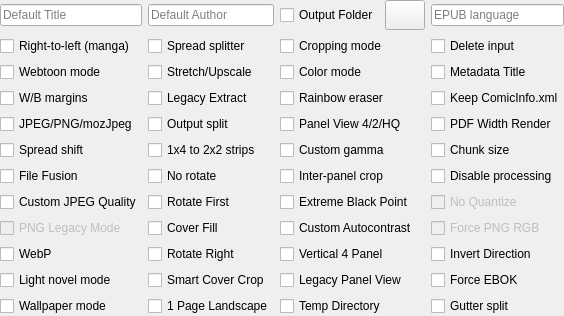
     <widget class="QWidget" name="optionWidget" native="true">
      <layout class="QGridLayout" name="gridLayout_2">
       <property name="leftMargin">
        <number>0</number>
       </property>
       <property name="topMargin">
        <number>0</number>
       </property>
       <property name="rightMargin">
        <number>0</number>
       </property>
       <property name="bottomMargin">
        <number>0</number>
       </property>
       <item row="4" column="2">
        <widget class="QCheckBox" name="qualityBox">
         <property name="toolTip">
          <string>&lt;html&gt;&lt;head/&gt;&lt;body&gt;&lt;p style='white-space:pre'&gt;&lt;span style=&quot; font-weight:600; text-decoration: underline;&quot;&gt;Unchecked - 4 panels&lt;br/&gt;&lt;/span&gt;Zoom each corner separately.&lt;/p&gt;&lt;p style='white-space:pre'&gt;&lt;span style=&quot; font-weight:600; text-decoration: underline;&quot;&gt;Indeterminate - 2 panels&lt;br/&gt;&lt;/span&gt;Zoom only the top and bottom of the page.&lt;/p&gt;&lt;p&gt;&lt;span style=&quot; font-weight:600; text-decoration: underline;&quot;&gt;Checked - 4 high-quality panels&lt;br/&gt;&lt;/span&gt;Zoom each corner separately. Try to increase the quality of magnification. Check wiki for more details.&lt;/p&gt;&lt;/body&gt;&lt;/html&gt;</string>
         </property>
         <property name="text">
          <string>Panel View 4/2/HQ</string>
         </property>
         <property name="tristate">
          <bool>true</bool>
         </property>
        </widget>
       </item>
       <item row="3" column="1">
        <widget class="QCheckBox" name="legacyExtractBox">
         <property name="toolTip">
          <string>Use the PDF/EPUB image extraction method from older KCC versions. 

Use if standard extraction fails for whatever reason.</string>
         </property>
         <property name="text">
          <string>Legacy Extract</string>
         </property>
        </widget>
       </item>
       <item row="4" column="1">
        <widget class="QCheckBox" name="outputSplit">
         <property name="toolTip">
          <string>&lt;html&gt;&lt;head/&gt;&lt;body&gt;&lt;p style='white-space:pre'&gt;&lt;span style=&quot; font-weight:600; text-decoration: underline;&quot;&gt;Unchecked - Automatic mode&lt;br/&gt;&lt;/span&gt;The output will be split automatically.&lt;/p&gt;&lt;p style='white-space:pre'&gt;&lt;span style=&quot; font-weight:600; text-decoration: underline;&quot;&gt;Checked - Volume mode&lt;br/&gt;&lt;/span&gt;Every subdirectory will be considered as a separate volume.&lt;/p&gt;&lt;/body&gt;&lt;/html&gt;</string>
         </property>
         <property name="text">
          <string>Output split</string>
         </property>
        </widget>
       </item>
       <item row="6" column="3">
        <widget class="QCheckBox" name="disableProcessingBox">
         <property name="toolTip">
          <string>&lt;html&gt;&lt;head/&gt;&lt;body&gt;&lt;p style='white-space:pre'&gt;Do not process any image, ignore profile and processing options.&lt;/p&gt;&lt;/body&gt;&lt;/html&gt;</string>
         </property>
         <property name="text">
          <string>Disable processing</string>
         </property>
        </widget>
       </item>
       <item row="2" column="1">
        <widget class="QCheckBox" name="upscaleBox">
         <property name="toolTip">
          <string>&lt;html&gt;&lt;head/&gt;&lt;body&gt;&lt;p&gt;&lt;span style=&quot; font-weight:600; text-decoration: underline;&quot;&gt;Unchecked - Nothing&lt;br/&gt;&lt;/span&gt;Images smaller than device resolution will not be resized.&lt;/p&gt;&lt;p&gt;&lt;span style=&quot; font-weight:600; text-decoration: underline;&quot;&gt;Indeterminate - Stretching&lt;br/&gt;&lt;/span&gt;Images smaller than device resolution will be resized. Aspect ratio will be not preserved.&lt;/p&gt;&lt;p&gt;&lt;span style=&quot; font-weight:600; text-decoration: underline;&quot;&gt;Checked - Upscaling&lt;br/&gt;&lt;/span&gt;Images smaller than device resolution will be resized. Aspect ratio will be preserved.&lt;/p&gt;&lt;/body&gt;&lt;/html&gt;</string>
         </property>
         <property name="text">
          <string>Stretch/Upscale</string>
         </property>
         <property name="tristate">
          <bool>true</bool>
         </property>
        </widget>
       </item>
       <item row="6" column="2">
        <widget class="QCheckBox" name="interPanelCropBox">
         <property name="toolTip">
          <string>&lt;html&gt;&lt;head/&gt;&lt;body&gt;&lt;p&gt;&lt;span style=&quot; font-weight:600; text-decoration: underline;&quot;&gt;Unchecked - Disabled&lt;br/&gt;&lt;/span&gt;Disabled&lt;/p&gt;&lt;p&gt;&lt;span style=&quot; font-weight:600; text-decoration: underline;&quot;&gt;Indeterminate - Horizontal&lt;br/&gt;&lt;/span&gt;Crop empty horizontal lines.&lt;/p&gt;&lt;p&gt;&lt;span style=&quot; font-weight:600; text-decoration: underline;&quot;&gt;Checked - Both&lt;br/&gt;&lt;/span&gt;Crop empty horizontal and vertical lines.&lt;/p&gt;&lt;/body&gt;&lt;/html&gt;</string>
         </property>
         <property name="text">
          <string>Inter-panel crop</string>
         </property>
         <property name="tristate">
          <bool>true</bool>
         </property>
        </widget>
       </item>
       <item row="0" column="3">
        <widget class="QLineEdit" name="languageEdit">
         <property name="sizePolicy">
          <sizepolicy hsizetype="Minimum" vsizetype="Fixed">
           <horstretch>0</horstretch>
           <verstretch>0</verstretch>
          </sizepolicy>
         </property>
         <property name="focusPolicy">
          <enum>Qt::FocusPolicy::ClickFocus</enum>
         </property>
         <property name="toolTip">
          <string>&lt;html&gt;&lt;head/&gt;&lt;body&gt;&lt;p&gt;Default EPUB language is en-US.&lt;/p&gt;&lt;p&gt;Only use if your EPUB reader has problems with English fonts.&lt;/p&gt;&lt;/body&gt;&lt;/html&gt;</string>
         </property>
         <property name="placeholderText">
          <string>EPUB language</string>
         </property>
         <property name="clearButtonEnabled">
          <bool>false</bool>
         </property>
        </widget>
       </item>
       <item row="2" column="0">
        <widget class="QCheckBox" name="webtoonBox">
         <property name="toolTip">
          <string>&lt;html&gt;&lt;head/&gt;&lt;body&gt;&lt;p style='white-space:pre'&gt;Enable special parsing mode for Korean Webtoons.&lt;/p&gt;&lt;/body&gt;&lt;/html&gt;</string>
         </property>
         <property name="text">
          <string>Webtoon mode</string>
         </property>
        </widget>
       </item>
       <item row="6" column="1">
        <widget class="QCheckBox" name="noRotateBox">
         <property name="toolTip">
          <string>Do not rotate double page spreads in spread splitter option.</string>
         </property>
         <property name="text">
          <string>No rotate</string>
         </property>
        </widget>
       </item>
       <item row="1" column="3">
        <widget class="QCheckBox" name="deleteBox">
         <property name="toolTip">
          <string>Delete input file(s) or directory. It's not recoverable!</string>
         </property>
         <property name="text">
          <string>Delete input</string>
         </property>
        </widget>
       </item>
       <item row="9" column="3">
        <widget class="QCheckBox" name="invertDirectionBox">
         <property name="toolTip">
          <string>&lt;html&gt;&lt;head/&gt;&lt;body&gt;&lt;p&gt;Invert the page turn direction.&lt;/p&gt;&lt;p&gt;Usually used with right to left manga but you want to page turn left to right. Spread splitting would still be right to left in this case.&lt;/p&gt;&lt;p&gt;Will break various features like landscape mode order.&lt;/p&gt;&lt;/body&gt;&lt;/html&gt;</string>
         </property>
         <property name="text">
          <string>Invert Direction</string>
         </property>
        </widget>
       </item>
       <item row="7" column="3">
        <widget class="QCheckBox" name="noQuantizeBox">
         <property name="enabled">
          <bool>false</bool>
         </property>
         <property name="toolTip">
          <string>Don't quantize PNG images to 16 colors (4 bit)

This will double file size but preserve all 256 colors (8 bit).

Eink only has 16 shades of gray so you probably don't want this.</string>
         </property>
         <property name="text">
          <string>No Quantize</string>
         </property>
        </widget>
       </item>
       <item row="7" column="1">
        <widget class="QCheckBox" name="rotateFirstBox">
         <property name="toolTip">
          <string>&lt;html&gt;&lt;head/&gt;&lt;body&gt;&lt;p&gt;When the spread splitter option is partially checked,&lt;/p&gt;&lt;p&gt;&lt;span style=&quot; font-weight:600; text-decoration: underline;&quot;&gt;Unchecked - Rotate Last&lt;br/&gt;&lt;/span&gt;Put the rotated 2 page spread after the split spreads.&lt;/p&gt;&lt;p&gt;&lt;span style=&quot; font-weight:600; text-decoration: underline;&quot;&gt;Checked - Rotate First&lt;br/&gt;&lt;/span&gt;Put the rotated 2 page spread before the split spreads.&lt;/p&gt;&lt;/body&gt;&lt;/html&gt;</string>
         </property>
         <property name="text">
          <string>Rotate First</string>
         </property>
        </widget>
       </item>
       <item row="1" column="2">
        <widget class="QCheckBox" name="croppingBox">
         <property name="toolTip">
          <string>&lt;html&gt;&lt;head/&gt;&lt;body&gt;&lt;p&gt;&lt;span style=&quot; font-weight:600; text-decoration: underline;&quot;&gt;Unchecked - Disabled&lt;/span&gt;&lt;/p&gt;&lt;p&gt;Disabled&lt;/p&gt;&lt;p&gt;&lt;span style=&quot; font-weight:600; text-decoration: underline;&quot;&gt;Indeterminate - Margins&lt;br/&gt;&lt;/span&gt;Margins&lt;/p&gt;&lt;p&gt;&lt;span style=&quot; font-weight:600; text-decoration: underline;&quot;&gt;Checked - Margins + page numbers&lt;br/&gt;&lt;/span&gt;Margins +page numbers&lt;/p&gt;&lt;/body&gt;&lt;/html&gt;</string>
         </property>
         <property name="text">
          <string>Cropping mode</string>
         </property>
         <property name="tristate">
          <bool>true</bool>
         </property>
        </widget>
       </item>
       <item row="0" column="1">
        <widget class="QLineEdit" name="authorEdit">
         <property name="sizePolicy">
          <sizepolicy hsizetype="Minimum" vsizetype="Fixed">
           <horstretch>0</horstretch>
           <verstretch>0</verstretch>
          </sizepolicy>
         </property>
         <property name="focusPolicy">
          <enum>Qt::FocusPolicy::ClickFocus</enum>
         </property>
         <property name="toolTip">
          <string>Default Author is KCC</string>
         </property>
         <property name="placeholderText">
          <string>Default Author</string>
         </property>
         <property name="clearButtonEnabled">
          <bool>false</bool>
         </property>
        </widget>
       </item>
       <item row="4" column="0">
        <widget class="QCheckBox" name="mozJpegBox">
         <property name="toolTip">
          <string>&lt;html&gt;&lt;head/&gt;&lt;body&gt;&lt;p&gt;&lt;span style=&quot; font-weight:600; text-decoration: underline;&quot;&gt;Unchecked - JPEG&lt;br/&gt;&lt;/span&gt;Use JPEG files&lt;/p&gt;&lt;p&gt;&lt;span style=&quot; font-weight:600; text-decoration: underline;&quot;&gt;Indeterminate - force PNG&lt;br/&gt;&lt;/span&gt;Create PNG files instead JPEG for black and white images&lt;/p&gt;&lt;p&gt;&lt;span style=&quot; font-weight:600; text-decoration: underline;&quot;&gt;Checked - mozJpeg&lt;br/&gt;&lt;/span&gt;10-20% smaller JPEG file, with the same image quality, but processing time multiplied by 2&lt;/p&gt;&lt;/body&gt;&lt;/html&gt;</string>
         </property>
         <property name="text">
          <string>JPEG/PNG/mozJpeg</string>
         </property>
         <property name="tristate">
          <bool>true</bool>
         </property>
        </widget>
       </item>
       <item row="10" column="0">
        <widget class="QCheckBox" name="lightnovelBox">
         <property name="toolTip">
          <string>Only resize images and preserve original file structure.

Ignores most options besides JPEG quality, color mode, output folder.</string>
         </property>
         <property name="text">
          <string>Light novel mode</string>
         </property>
        </widget>
       </item>
       <item row="2" column="3">
        <widget class="QCheckBox" name="metadataTitleBox">
         <property name="toolTip">
          <string>&lt;html&gt;&lt;head/&gt;&lt;body&gt;&lt;p&gt;&lt;span style=&quot; font-weight:600; text-decoration: underline;&quot;&gt;Unchecked - Don't use metadata Title&lt;br/&gt;&lt;/span&gt;Write default title.&lt;/p&gt;&lt;p&gt;&lt;span style=&quot; font-weight:600; text-decoration: underline;&quot;&gt;Indeterminate - Add metadata Title to the default schema&lt;br/&gt;&lt;/span&gt;Write default title with Title from ComicInfo.xml or other embedded metadata.&lt;/p&gt;&lt;p&gt;&lt;span style=&quot; font-weight:600; text-decoration: underline;&quot;&gt;Checked - Use metadata Title only&lt;br/&gt;&lt;/span&gt;Write Title from ComicInfo.xml or other embedded metadata.&lt;/p&gt;&lt;/body&gt;&lt;/html&gt;</string>
         </property>
         <property name="text">
          <string>Metadata Title</string>
         </property>
         <property name="tristate">
          <bool>true</bool>
         </property>
        </widget>
       </item>
       <item row="6" column="0">
        <widget class="QCheckBox" name="fileFusionBox">
         <property name="toolTip">
          <string>&lt;html&gt;&lt;head/&gt;&lt;body&gt;&lt;p&gt;Combines all selected files into a single file. (Helpful for combining chapters into volumes.)&lt;/p&gt;&lt;/body&gt;&lt;/html&gt;</string>
         </property>
         <property name="text">
          <string>File Fusion</string>
         </property>
        </widget>
       </item>
       <item row="8" column="3">
        <widget class="QCheckBox" name="forcePngRgbBox">
         <property name="enabled">
          <bool>false</bool>
         </property>
         <property name="toolTip">
          <string>Force full color images to be saved in lossless PNG format, dramatically increases the filesize.</string>
         </property>
         <property name="text">
          <string>Force PNG RGB</string>
         </property>
        </widget>
       </item>
       <item row="11" column="0">
        <widget class="QCheckBox" name="wallpaperBox">
         <property name="toolTip">
          <string>Auto check various options intended for KOreader wallpapers.

Will also crop images to fill the screen centered.</string>
         </property>
         <property name="text">
          <string>Wallpaper mode</string>
         </property>
        </widget>
       </item>
       <item row="5" column="1">
        <widget class="QCheckBox" name="maximizeStrips">
         <property name="toolTip">
          <string>&lt;html&gt;&lt;head/&gt;&lt;body&gt;&lt;p&gt;&lt;span style=&quot; font-weight:600; text-decoration: underline;&quot;&gt;Unchecked - 1x4&lt;br/&gt;&lt;/span&gt;Keep format 1x4 panels strips.&lt;/p&gt;&lt;p&gt;&lt;span style=&quot; font-weight:600; text-decoration: underline;&quot;&gt;Checked - 2x2&lt;br/&gt;&lt;/span&gt;Turn 1x4 strips to 2x2 to maximize screen usage.&lt;/p&gt;&lt;/body&gt;&lt;/html&gt;</string>
         </property>
         <property name="text">
          <string>1x4 to 2x2 strips</string>
         </property>
        </widget>
       </item>
       <item row="7" column="2">
        <widget class="QCheckBox" name="autoLevelBox">
         <property name="toolTip">
          <string>&lt;html&gt;&lt;head/&gt;&lt;body&gt;&lt;p&gt;By default, KCC maps the darkest pixel value to pure black (the black point.)&lt;/p&gt;&lt;p&gt;Extreme black point sets the black point to be the most common dark pixel value.&lt;/p&gt;&lt;p&gt;Useful when text is black but artwork is gray.&lt;/p&gt;&lt;/body&gt;&lt;/html&gt;</string>
         </property>
         <property name="text">
          <string>Extreme Black Point</string>
         </property>
        </widget>
       </item>
       <item row="10" column="3">
        <widget class="QCheckBox" name="ebokBox">
         <property name="toolTip">
          <string>&lt;html&gt;&lt;head/&gt;&lt;body&gt;&lt;p&gt;Force Kindle MOBI to be be tagged as EBOK instead of PDOC.&lt;/p&gt;&lt;p&gt;This may cause USB loaded books to be deleted if you go online after a month offline.&lt;/p&gt;&lt;/body&gt;&lt;/html&gt;</string>
         </property>
         <property name="text">
          <string>Force EBOK</string>
         </property>
        </widget>
       </item>
       <item row="4" column="3">
        <widget class="QCheckBox" name="pdfWidthBox">
         <property name="toolTip">
          <string>Render vector PDFs to device width instead of height.

Useful if you plan to crop a little off the top and bottom to fill screen.</string>
         </property>
         <property name="text">
          <string>PDF Width Render</string>
         </property>
        </widget>
       </item>
       <item row="8" column="2">
        <widget class="QCheckBox" name="autocontrastBox">
         <property name="toolTip">
          <string>&lt;html&gt;&lt;head/&gt;&lt;body&gt;&lt;p&gt;&lt;span style=&quot; font-weight:600; text-decoration: underline;&quot;&gt;Unchecked - BW only&lt;br/&gt;&lt;/span&gt;Only autocontrast bw pages. Ignored for pages where near blacks or whites don't exist.&lt;/p&gt;&lt;p&gt;&lt;span style=&quot; font-weight:600; text-decoration: underline;&quot;&gt;Indeterminate - Disabled&lt;br/&gt;&lt;/span&gt;Disable autocontrast&lt;/p&gt;&lt;p&gt;&lt;span style=&quot; font-weight:600; text-decoration: underline;&quot;&gt;Checked - BW and Color&lt;br/&gt;&lt;/span&gt;BW and color images will be autocontrasted. Ignored for pages where near blacks or whites don't exist.&lt;/p&gt;&lt;/body&gt;&lt;/html&gt;</string>
         </property>
         <property name="text">
          <string>Custom Autocontrast</string>
         </property>
         <property name="tristate">
          <bool>true</bool>
         </property>
        </widget>
       </item>
       <item row="0" column="2">
        <widget class="QWidget" name="outputFolderWidget" native="true">
         <layout class="QHBoxLayout" name="horizontalLayout_3">
          <property name="leftMargin">
           <number>0</number>
          </property>
          <property name="topMargin">
           <number>0</number>
          </property>
          <property name="rightMargin">
           <number>0</number>
          </property>
          <property name="bottomMargin">
           <number>0</number>
          </property>
          <item>
           <widget class="QCheckBox" name="defaultOutputFolderBox">
            <property name="sizePolicy">
             <sizepolicy hsizetype="Fixed" vsizetype="Fixed">
              <horstretch>0</horstretch>
              <verstretch>0</verstretch>
             </sizepolicy>
            </property>
            <property name="toolTip">
             <string>&lt;html&gt;&lt;head/&gt;&lt;body&gt;&lt;p&gt;&lt;span style=&quot; font-weight:600; text-decoration: underline;&quot;&gt;Unchecked - next to source&lt;br/&gt;&lt;/span&gt;Place output files next to source files&lt;/p&gt;&lt;p&gt;&lt;span style=&quot; font-weight:600; text-decoration: underline;&quot;&gt;Indeterminate - folder next to source&lt;br/&gt;&lt;/span&gt;Place output files in a folder next to source files&lt;/p&gt;&lt;p&gt;&lt;span style=&quot; font-weight:600; text-decoration: underline;&quot;&gt;Checked - Custom&lt;br/&gt;&lt;/span&gt;Place output files in custom directory specified by right button&lt;/p&gt;&lt;/body&gt;&lt;/html&gt;</string>
            </property>
            <property name="text">
             <string>Output Folder</string>
            </property>
            <property name="tristate">
             <bool>true</bool>
            </property>
           </widget>
          </item>
          <item>
           <widget class="QPushButton" name="defaultOutputFolderButton">
            <property name="minimumSize">
             <size>
              <width>0</width>
              <height>30</height>
             </size>
            </property>
            <property name="toolTip">
             <string>&lt;html&gt;&lt;head/&gt;&lt;body&gt;&lt;p&gt;Use this to select the default output directory.&lt;/p&gt;&lt;/body&gt;&lt;/html&gt;</string>
            </property>
            <property name="text">
             <string/>
            </property>
            <property name="icon">
             <iconset resource="KCC.qrc">
              <normaloff>:/Other/icons/folder_new.png</normaloff>:/Other/icons/folder_new.png</iconset>
            </property>
           </widget>
          </item>
         </layout>
        </widget>
       </item>
       <item row="8" column="0">
        <widget class="QCheckBox" name="pngLegacyBox">
         <property name="enabled">
          <bool>false</bool>
         </property>
         <property name="toolTip">
          <string>Use a more compatible 8 bit PNG instead of 4 bit.</string>
         </property>
         <property name="text">
          <string>PNG Legacy Mode</string>
         </property>
        </widget>
       </item>
       <item row="9" column="1">
        <widget class="QCheckBox" name="rotateRightBox">
         <property name="toolTip">
          <string>Rotate 2 page spreads in opposite direction than normal.</string>
         </property>
         <property name="text">
          <string>Rotate Right</string>
         </property>
        </widget>
       </item>
       <item row="9" column="2">
        <widget class="QCheckBox" name="vertical4PanelBox">
         <property name="toolTip">
          <string>&lt;html&gt;&lt;head/&gt;&lt;body&gt;&lt;p&gt;In virtual panel mode:&lt;/p&gt;&lt;p&gt;&lt;span style=&quot; font-weight:600; text-decoration: underline;&quot;&gt;Unchecked - Horizontal&lt;br/&gt;&lt;/span&gt;First two panels are the top panels.&lt;/p&gt;&lt;p&gt;&lt;span style=&quot; font-weight:600; text-decoration: underline;&quot;&gt;Checked - Vertical&lt;br/&gt;&lt;/span&gt;First two panels are the side panels.&lt;/p&gt;&lt;/body&gt;&lt;/html&gt;</string>
         </property>
         <property name="text">
          <string>Vertical 4 Panel</string>
         </property>
        </widget>
       </item>
       <item row="3" column="0">
        <widget class="QCheckBox" name="borderBox">
         <property name="toolTip">
          <string>&lt;html&gt;&lt;head/&gt;&lt;body&gt;&lt;p&gt;&lt;span style=&quot; font-weight:600; text-decoration: underline;&quot;&gt;Unchecked - Autodetection&lt;br/&gt;&lt;/span&gt;The color of margins fill will be detected automatically.&lt;/p&gt;&lt;p&gt;&lt;span style=&quot; font-weight:600; text-decoration: underline;&quot;&gt;Indeterminate - White&lt;br/&gt;&lt;/span&gt;Margins will be untouched.&lt;/p&gt;&lt;p&gt;&lt;span style=&quot; font-weight:600; text-decoration: underline;&quot;&gt;Checked - Black&lt;br/&gt;&lt;/span&gt;Margins will be filled with black color.&lt;/p&gt;&lt;/body&gt;&lt;/html&gt;</string>
         </property>
         <property name="text">
          <string>W/B margins</string>
         </property>
         <property name="tristate">
          <bool>true</bool>
         </property>
        </widget>
       </item>
       <item row="3" column="2">
        <widget class="QCheckBox" name="eraseRainbowBox">
         <property name="toolTip">
          <string>Erase rainbow effect on color eink screen by attenuating interfering frequencies</string>
         </property>
         <property name="text">
          <string>Rainbow eraser</string>
         </property>
        </widget>
       </item>
       <item row="9" column="0">
        <widget class="QCheckBox" name="webpBox">
         <property name="toolTip">
          <string>Replace JPG with lossy WebP and PNG with lossless WebP. This includes the JPG Quality.

Ignored for Kindle EPUB/MOBI and all PDF.

Makes a large difference in filesize for color content.

Not very useful for BW content due to minimal filesize improvement compared to PNG and greater resource usage. </string>
         </property>
         <property name="text">
          <string>WebP</string>
         </property>
        </widget>
       </item>
       <item row="1" column="1">
        <widget class="QCheckBox" name="rotateBox">
         <property name="toolTip">
          <string>&lt;html&gt;&lt;head/&gt;&lt;body&gt;&lt;p&gt;&lt;span style=&quot; font-weight:600; text-decoration: underline;&quot;&gt;Unchecked - Split&lt;br/&gt;&lt;/span&gt;Double page spreads will be cut into two separate pages.&lt;/p&gt;&lt;p&gt;&lt;span style=&quot; font-weight:600; text-decoration: underline;&quot;&gt;Indeterminate - Split and rotate&lt;br/&gt;&lt;/span&gt;Double page spreads will be displayed twice. First split and then rotated. &lt;/p&gt;&lt;p&gt;&lt;span style=&quot; font-weight:600; text-decoration: underline;&quot;&gt;Checked - Rotate&lt;br/&gt;&lt;/span&gt;Double page spreads will be rotated.&lt;/p&gt;&lt;/body&gt;&lt;/html&gt;</string>
         </property>
         <property name="text">
          <string>Spread splitter</string>
         </property>
         <property name="tristate">
          <bool>true</bool>
         </property>
        </widget>
       </item>
       <item row="5" column="3">
        <widget class="QCheckBox" name="chunkSizeCheckBox">
         <property name="toolTip">
          <string>&lt;html&gt;&lt;head/&gt;&lt;body&gt;&lt;p&gt;&lt;span style=&quot; font-weight:700; text-decoration: underline;&quot;&gt;Unchecked&lt;br/&gt;&lt;/span&gt;Maximal output file size is 100 MB for Webtoon, 400 MB for others before split occurs.&lt;/p&gt;&lt;p&gt;&lt;span style=&quot; font-weight:700; text-decoration: underline;&quot;&gt;Checked&lt;/span&gt;&lt;br/&gt;Output file size specified in &amp;quot;Chunk size MB&amp;quot; before split occurs.&lt;/p&gt;&lt;/body&gt;&lt;/html&gt;</string>
         </property>
         <property name="text">
          <string>Chunk size</string>
         </property>
        </widget>
       </item>
       <item row="7" column="0">
        <widget class="QCheckBox" name="jpegQualityBox">
         <property name="toolTip">
          <string>The JPEG quality, on a scale from 0 (worst) to 95 (best). 

Default is 85 for most devices besides Kindle Scribe and Colorsoft, which are 90.

Higher values are larger and higher quality, and may resolve blank page issues.</string>
         </property>
         <property name="text">
          <string>Custom JPEG Quality</string>
         </property>
        </widget>
       </item>
       <item row="5" column="2">
        <widget class="QCheckBox" name="gammaBox">
         <property name="toolTip">
          <string>&lt;html&gt;&lt;head/&gt;&lt;body&gt;&lt;p&gt;Set a custom gamma correction.&lt;/p&gt;&lt;p&gt;1.0 is default (disabled).&lt;br/&gt;&amp;lt; 1.0 makes the image brighter.&lt;br/&gt;&amp;gt; 1.0 makes the image darker. &lt;/p&gt;&lt;p&gt;1.8 was the default in KCC 9.1.0 and earlier.&lt;/p&gt;&lt;p&gt;Use if you want to make midtones darker.&lt;/p&gt;&lt;/body&gt;&lt;/html&gt;</string>
         </property>
         <property name="text">
          <string>Custom gamma</string>
         </property>
        </widget>
       </item>
       <item row="1" column="0">
        <widget class="QCheckBox" name="mangaBox">
         <property name="toolTip">
          <string>&lt;html&gt;&lt;head/&gt;&lt;body&gt;&lt;p style='white-space:pre'&gt;Enable right-to-left reading.&lt;/p&gt;&lt;/body&gt;&lt;/html&gt;</string>
         </property>
         <property name="text">
          <string>Right-to-left (manga)</string>
         </property>
        </widget>
       </item>
       <item row="2" column="2">
        <widget class="QCheckBox" name="colorBox">
         <property name="toolTip">
          <string>&lt;html&gt;&lt;head/&gt;&lt;body&gt;&lt;p style='white-space:pre'&gt;Disable conversion to grayscale.&lt;/p&gt;&lt;/body&gt;&lt;/html&gt;</string>
         </property>
         <property name="text">
          <string>Color mode</string>
         </property>
        </widget>
       </item>
       <item row="0" column="0">
        <widget class="QLineEdit" name="titleEdit">
         <property name="sizePolicy">
          <sizepolicy hsizetype="Minimum" vsizetype="Fixed">
           <horstretch>0</horstretch>
           <verstretch>0</verstretch>
          </sizepolicy>
         </property>
         <property name="focusPolicy">
          <enum>Qt::FocusPolicy::ClickFocus</enum>
         </property>
         <property name="toolTip">
          <string>&lt;html&gt;&lt;head/&gt;&lt;body&gt;&lt;p&gt;Default Title&lt;/p&gt;&lt;/body&gt;&lt;/html&gt;</string>
         </property>
         <property name="placeholderText">
          <string>Default Title</string>
         </property>
         <property name="clearButtonEnabled">
          <bool>false</bool>
         </property>
        </widget>
       </item>
       <item row="8" column="1">
        <widget class="QCheckBox" name="coverFillBox">
         <property name="toolTip">
          <string>Resize cover to exact device resolution by center-cropping to aspect ratio first.
May crop top/bottom or left/right depending on source aspect ratio. Not implemented for Kindle Scribe.</string>
         </property>
         <property name="text">
          <string>Cover Fill</string>
         </property>
        </widget>
       </item>
       <item row="10" column="1">
        <widget class="QCheckBox" name="smartCoverCropBox">
         <property name="toolTip">
          <string>&lt;html&gt;&lt;head/&gt;&lt;body&gt;&lt;p&gt;Attempt to crop main cover from wide image.&lt;/p&gt;&lt;/body&gt;&lt;/html&gt;</string>
         </property>
         <property name="text">
          <string>Smart Cover Crop</string>
         </property>
        </widget>
       </item>
       <item row="5" column="0">
        <widget class="QCheckBox" name="spreadShiftBox">
         <property name="toolTip">
          <string>Shift first page to opposite side in landscape for two page spread alignment</string>
         </property>
         <property name="text">
          <string>Spread shift</string>
         </property>
        </widget>
       </item>
       <item row="11" column="1">
        <widget class="QCheckBox" name="onePageLandscapeBox">
         <property name="toolTip">
          <string>&lt;html&gt;&lt;head/&gt;&lt;body&gt;&lt;p&gt;&lt;span style=&quot; font-weight:600; text-decoration: underline;&quot;&gt;Unchecked - 2 page landscape&lt;br/&gt;&lt;/span&gt;2 viewports for left and right pages&lt;/p&gt;&lt;p&gt;&lt;span style=&quot; font-weight:600; text-decoration: underline;&quot;&gt;Checked - 1 page landscape&lt;br/&gt;&lt;/span&gt;A single centered viewport for 1 page&lt;/p&gt;&lt;/body&gt;&lt;/html&gt;</string>
         </property>
         <property name="text">
          <string>1 Page Landscape</string>
         </property>
        </widget>
       </item>
       <item row="3" column="3">
        <widget class="QCheckBox" name="keepComicInfoBox">
         <property name="toolTip">
          <string>Keep any original ComicInfo.xml files.

Keeping this file may crash some readers like the Kobo native CBZ reader.</string>
         </property>
         <property name="text">
          <string>Keep ComicInfo.xml</string>
         </property>
        </widget>
       </item>
       <item row="11" column="2">
        <widget class="QCheckBox" name="tempDirBox">
         <property name="toolTip">
          <string>&lt;html&gt;&lt;head/&gt;&lt;body&gt;&lt;p&gt;&lt;span style=&quot; font-weight:600; text-decoration: underline;&quot;&gt;Unchecked - Main Drive&lt;br/&gt;&lt;/span&gt;Use dedicated temporary directory on main OS drive.&lt;/p&gt;&lt;p&gt;&lt;span style=&quot; font-weight:600; text-decoration: underline;&quot;&gt;Checked - Source File Drive&lt;br/&gt;&lt;/span&gt;Create temporary file directory on source file drive.&lt;/p&gt;&lt;/body&gt;&lt;/html&gt;</string>
         </property>
         <property name="text">
          <string>Temp Directory</string>
         </property>
        </widget>
       </item>
       <item row="11" column="3">
        <widget class="QCheckBox" name="gutterSplitBox">
         <property name="toolTip">
          <string>&lt;html&gt;&lt;head/&gt;&lt;body&gt;&lt;p&gt;Split every page into strips along full-width empty gutters (horizontal or slanted) for reading with the device held in landscape.&lt;/p&gt;&lt;p&gt;Cuts never go through panels. Strips keep their aspect ratio and are never rotated.&lt;/p&gt;&lt;p&gt;Not supported for MOBI/KFX output.&lt;/p&gt;&lt;/body&gt;&lt;/html&gt;</string>
         </property>
         <property name="text">
          <string>Gutter split</string>
         </property>
        </widget>
       </item>
       <item row="10" column="2">
        <widget class="QCheckBox" name="legacyPanelViewBox">
         <property name="toolTip">
          <string>Use legacy panel view method from KCC 6.

Kind of works on firmwares 5.19.2 (before revert) and 5.19.3+</string>
         </property>
         <property name="text">
          <string>Legacy Panel View</string>
         </property>
        </widget>
       </item>
      </layout>
     </widget>
